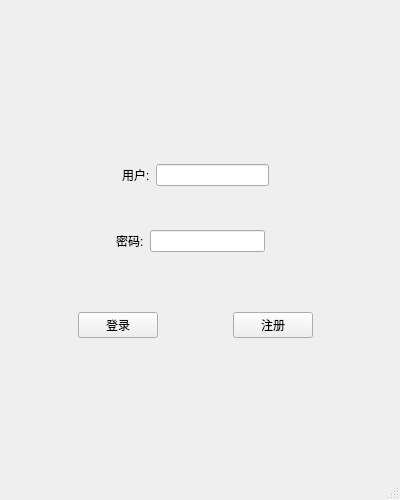
<?xml version="1.0" encoding="UTF-8"?>
<ui version="4.0">
 <class>Login</class>
 <widget class="QMainWindow" name="Login">
  <property name="geometry">
   <rect>
    <x>0</x>
    <y>0</y>
    <width>400</width>
    <height>500</height>
   </rect>
  </property>
  <property name="minimumSize">
   <size>
    <width>400</width>
    <height>500</height>
   </size>
  </property>
  <property name="maximumSize">
   <size>
    <width>400</width>
    <height>500</height>
   </size>
  </property>
  <property name="windowTitle">
   <string>Login</string>
  </property>
  <widget class="QWidget" name="centralwidget">
   <widget class="QWidget" name="">
    <property name="geometry">
     <rect>
      <x>0</x>
      <y>110</y>
      <width>391</width>
      <height>273</height>
     </rect>
    </property>
    <layout class="QVBoxLayout" name="verticalLayout">
     <item>
      <spacer name="verticalSpacer">
       <property name="orientation">
        <enum>Qt::Orientation::Vertical</enum>
       </property>
       <property name="sizeType">
        <enum>QSizePolicy::Policy::MinimumExpanding</enum>
       </property>
       <property name="sizeHint" stdset="0">
        <size>
         <width>40</width>
         <height>40</height>
        </size>
       </property>
      </spacer>
     </item>
     <item>
      <layout class="QHBoxLayout" name="horizontalLayout">
       <property name="leftMargin">
        <number>10</number>
       </property>
       <property name="topMargin">
        <number>10</number>
       </property>
       <property name="rightMargin">
        <number>10</number>
       </property>
       <property name="bottomMargin">
        <number>10</number>
       </property>
       <item>
        <spacer name="horizontalSpacer">
         <property name="orientation">
          <enum>Qt::Orientation::Horizontal</enum>
         </property>
         <property name="sizeType">
          <enum>QSizePolicy::Policy::MinimumExpanding</enum>
         </property>
         <property name="sizeHint" stdset="0">
          <size>
           <width>30</width>
           <height>30</height>
          </size>
         </property>
        </spacer>
       </item>
       <item>
        <widget class="QLabel" name="label">
         <property name="text">
          <string>用户:</string>
         </property>
        </widget>
       </item>
       <item>
        <widget class="QLineEdit" name="lineEdit"/>
       </item>
       <item>
        <spacer name="horizontalSpacer_2">
         <property name="orientation">
          <enum>Qt::Orientation::Horizontal</enum>
         </property>
         <property name="sizeType">
          <enum>QSizePolicy::Policy::MinimumExpanding</enum>
         </property>
         <property name="sizeHint" stdset="0">
          <size>
           <width>30</width>
           <height>30</height>
          </size>
         </property>
        </spacer>
       </item>
      </layout>
     </item>
     <item>
      <spacer name="verticalSpacer_3">
       <property name="orientation">
        <enum>Qt::Orientation::Vertical</enum>
       </property>
       <property name="sizeType">
        <enum>QSizePolicy::Policy::Fixed</enum>
       </property>
       <property name="sizeHint" stdset="0">
        <size>
         <width>10</width>
         <height>10</height>
        </size>
       </property>
      </spacer>
     </item>
     <item>
      <layout class="QHBoxLayout" name="horizontalLayout_2">
       <property name="topMargin">
        <number>10</number>
       </property>
       <property name="rightMargin">
        <number>10</number>
       </property>
       <property name="bottomMargin">
        <number>10</number>
       </property>
       <item>
        <spacer name="horizontalSpacer_3">
         <property name="orientation">
          <enum>Qt::Orientation::Horizontal</enum>
         </property>
         <property name="sizeType">
          <enum>QSizePolicy::Policy::MinimumExpanding</enum>
         </property>
         <property name="sizeHint" stdset="0">
          <size>
           <width>30</width>
           <height>30</height>
          </size>
         </property>
        </spacer>
       </item>
       <item>
        <widget class="QLabel" name="label_2">
         <property name="text">
          <string>密码:</string>
         </property>
        </widget>
       </item>
       <item>
        <widget class="QLineEdit" name="lineEdit_2"/>
       </item>
       <item>
        <spacer name="horizontalSpacer_4">
         <property name="orientation">
          <enum>Qt::Orientation::Horizontal</enum>
         </property>
         <property name="sizeType">
          <enum>QSizePolicy::Policy::MinimumExpanding</enum>
         </property>
         <property name="sizeHint" stdset="0">
          <size>
           <width>30</width>
           <height>30</height>
          </size>
         </property>
        </spacer>
       </item>
      </layout>
     </item>
     <item>
      <spacer name="verticalSpacer_2">
       <property name="orientation">
        <enum>Qt::Orientation::Vertical</enum>
       </property>
       <property name="sizeType">
        <enum>QSizePolicy::Policy::Fixed</enum>
       </property>
       <property name="sizeHint" stdset="0">
        <size>
         <width>40</width>
         <height>40</height>
        </size>
       </property>
      </spacer>
     </item>
     <item>
      <layout class="QHBoxLayout" name="horizontalLayout_3">
       <property name="leftMargin">
        <number>10</number>
       </property>
       <property name="rightMargin">
        <number>10</number>
       </property>
       <property name="bottomMargin">
        <number>10</number>
       </property>
       <item>
        <spacer name="horizontalSpacer_6">
         <property name="orientation">
          <enum>Qt::Orientation::Horizontal</enum>
         </property>
         <property name="sizeHint" stdset="0">
          <size>
           <width>40</width>
           <height>20</height>
          </size>
         </property>
        </spacer>
       </item>
       <item>
        <widget class="QPushButton" name="pushButton">
         <property name="text">
          <string>登录</string>
         </property>
        </widget>
       </item>
       <item>
        <spacer name="horizontalSpacer_5">
         <property name="orientation">
          <enum>Qt::Orientation::Horizontal</enum>
         </property>
         <property name="sizeHint" stdset="0">
          <size>
           <width>40</width>
           <height>20</height>
          </size>
         </property>
        </spacer>
       </item>
       <item>
        <widget class="QPushButton" name="pushButton_2">
         <property name="text">
          <string>注册</string>
         </property>
        </widget>
       </item>
       <item>
        <spacer name="horizontalSpacer_7">
         <property name="orientation">
          <enum>Qt::Orientation::Horizontal</enum>
         </property>
         <property name="sizeHint" stdset="0">
          <size>
           <width>40</width>
           <height>20</height>
          </size>
         </property>
        </spacer>
       </item>
      </layout>
     </item>
     <item>
      <spacer name="verticalSpacer_4">
       <property name="orientation">
        <enum>Qt::Orientation::Vertical</enum>
       </property>
       <property name="sizeHint" stdset="0">
        <size>
         <width>20</width>
         <height>40</height>
        </size>
       </property>
      </spacer>
     </item>
    </layout>
   </widget>
  </widget>
  <widget class="QMenuBar" name="menubar">
   <property name="geometry">
    <rect>
     <x>0</x>
     <y>0</y>
     <width>400</width>
     <height>25</height>
    </rect>
   </property>
  </widget>
  <widget class="QStatusBar" name="statusbar"/>
 </widget>
 <resources/>
 <connections/>
</ui>
